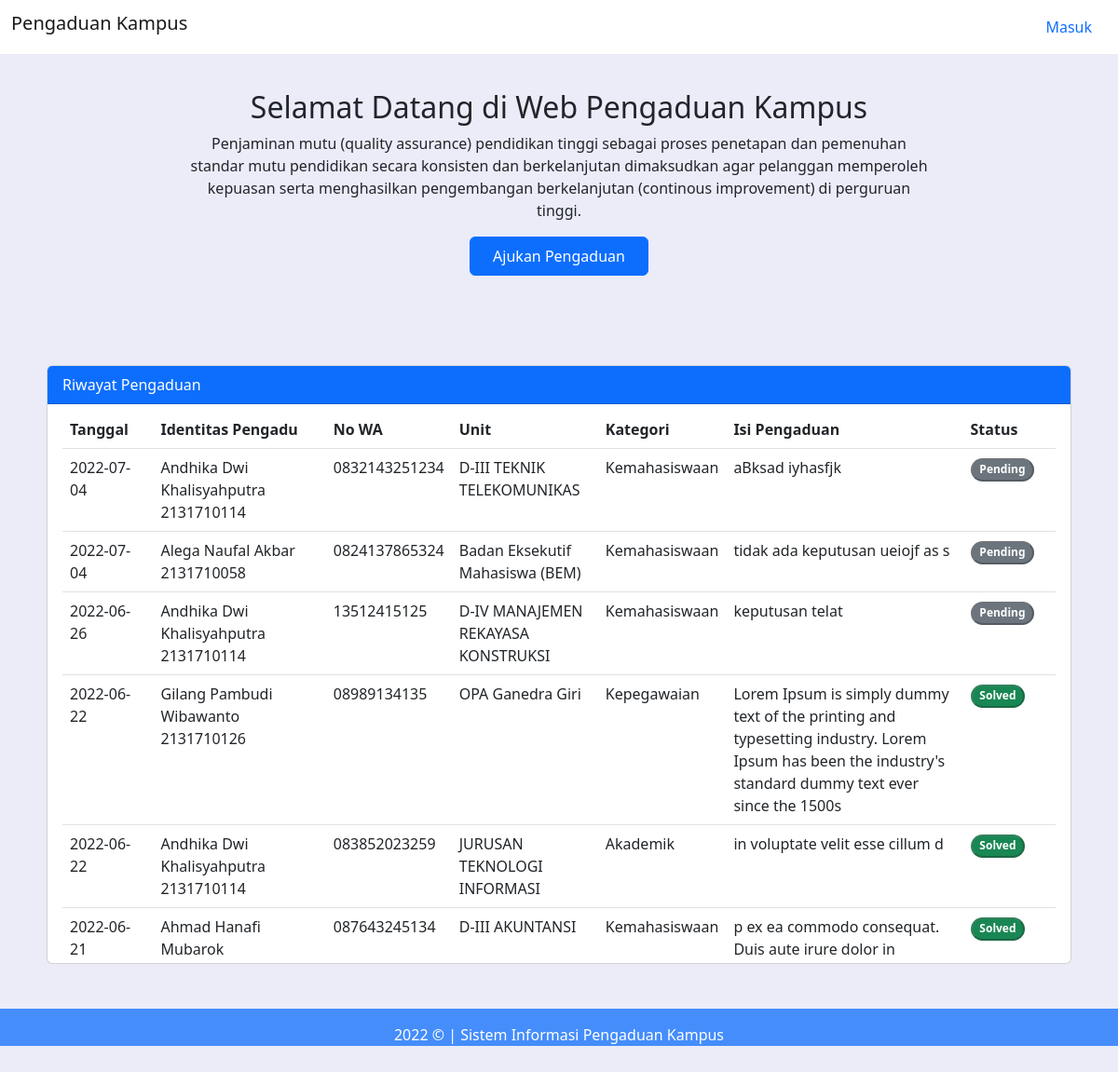
The page / on the database its author committed.
### tables this page shows
CREATE TABLE `mahasiswa` (
  `id_mahasiswa` int(11) NOT NULL,
  `nim` char(10) NOT NULL,
  `nama` varchar(50) NOT NULL,
  `no_wa` varchar(20) NOT NULL,
  `id_unit` int(11) NOT NULL,
  `id_kategori` int(11) NOT NULL,
  `isi_pengaduan` varchar(255) NOT NULL,
  `tanggal` date NOT NULL,
  `status` enum('Pending','Solved','','') NOT NULL
);

CREATE TABLE `unit` (
  `id_unit` int(11) NOT NULL,
  `nama_unit` varchar(50) NOT NULL
);

CREATE TABLE `kategori` (
  `id_kategori` int(11) NOT NULL,
  `nama_kategori` varchar(50) NOT NULL
);

### index.php (the view, shortened to what this page needs)
<?php
if (isset($_SESSION['username'])) {
   include 'inc_header.php';
} else {
   include 'index_header.php';
}
?>
<br><br>
<div class="container-fluid" style="width: 100%; height: 100%; margin: auto;">
   <br><br>
   <div class="card-body text-center" style="width: 800px; margin: auto;">
      <h2>Selamat Datang di Web Pengaduan Kampus</h2>
      <p>Penjaminan mutu (quality assurance) pendidikan tinggi sebagai proses penetapan dan pemenuhan standar mutu pendidikan secara konsisten dan berkelanjutan dimaksudkan agar pelanggan memperoleh kepuasan serta menghasilkan pengembangan berkelanjutan (continous improvement) di perguruan tinggi.</p>
      <a href=" isi_data.php"><button class="btn btn-primary px-4 py-2">Ajukan Pengaduan</button></a>
   </div>
   <br><br>
   <br><br>
</div>
<div class="col-sm-11" style="margin: auto;">
   <div class="card">
      <div class="card-header text-white bg-primary">
         Riwayat Pengaduan
      </div>
      <div class="card-body tableFixHead padding">
         <table class="table">
            <colgroup>
               <col span="1" style="width: 10%;">
               <col span="1" style="width: 20%;">
               <col span="1" style="width: 10%;">
               <col span="1" style="width: 15%;">
               <col span="1" style="width: 5%;">
               <col span="1" style="width: 30%;">
               <col span="1" style="width: 10%;">
            </colgroup>
            <thead>
               <tr>
                  <th scope="col">Tanggal</th>
                  <th scope="col">Identitas Pengadu</th>
                  <th scope="col">No WA</th>
                  <th scope="col">Unit</th>
                  <th scope="col">Kategori</th>
                  <th scope="col">Isi Pengaduan</th>
                  <th scope="col">Status</th>
               </tr>
            </thead>
            <tbody>
               <?php
               include 'koneksi.php';
               $sql = mysqli_query($koneksi, "SELECT * FROM mahasiswa, unit, kategori WHERE mahasiswa.id_unit = unit.id_unit AND mahasiswa.id_kategori = kategori.id_kategori ORDER BY mahasiswa.id_mahasiswa DESC");
               while ($data = mysqli_fetch_array($sql)) {
                  echo "<tr>";
                  echo "<td>" . $data['tanggal'] . "</td>";
                  echo "<td>" . $data['nama'] . "<br>" . $data['nim'] . "</td>";
                  echo "<td>" . $data['no_wa'] . "</td>";
                  echo "<td>" . $data['nama_unit'] . "</td>";
                  echo "<td>" . $data['nama_kategori'] . "</td>";
                  echo "<td>" . $data['isi_pengaduan'] . "</td>";
                  if ($data['status'] == "Solved") {
                     echo "<td><button class='badge rounded-pill text-bg-success' disabled>Solved</button></td>";
                  } else if ($data['status'] == "Pending") {
                     echo "<td><button class='badge rounded-pill text-bg-secondary' disabled>Pending</button></td>";
                  }
               }; ?>
            </tbody>
         </table>
      </div>
   </div>
</div>
<br><br>
<?php
include "inc_footer.php";
?>

### index_header.php (shortened to what this page needs)
<!DOCTYPE html>
<html lang="en">
<head>
   <link rel="stylesheet" href="css/bootstrap.css">
</head>
<body style="background-color: #ebecf8;">
   <div id="app">
      <nav class="navbar navbar-expand-lg fixed-top" style="background-color: white;">
         <div class="container-fluid">
            <h1 class="navbar-brand" href="index.php">Pengaduan Kampus</h1>
            <ul class="nav nav-pills">
               <li class="nav-item">
                  <a class="nav-link" href="login.php">Masuk</a>
               </li>
            </ul>
         </div>
      </nav>

### inc_footer.php
</div>
</body>
<footer class="bg-primary bg-opacity-75 text-white pt-3">
   <p align="center">2022 &copy; | Sistem Informasi Pengaduan Kampus</p>
</footer>
</html>

### index_header.php (style rules this page uses)
.tableFixHead { overflow: auto; height: 600px; }
.tableFixHead thead th { position: sticky; top: 0; z-index: 1; }
.table thead tr th { background-color: white; border-collapse: collapse; padding-top: 15px; }
.padding { padding-top: 0; }

### rows shown on the page
mahasiswa: tanggal "2022-07-04", nama "Andhika Dwi Khalisyahputra", nim "2131710114", no_wa "0832143251234", id_unit.nama_unit "D-III TEKNIK TELEKOMUNIKAS", id_kategori.nama_kategori "Kemahasiswaan", isi_pengaduan "aBksad iyhasfjk", status "Pending"
mahasiswa: tanggal "2022-07-04", nama "Alega Naufal Akbar", nim "2131710058", no_wa "0824137865324", id_unit.nama_unit "Badan Eksekutif Mahasiswa (BEM)", id_kategori.nama_kategori "Kemahasiswaan", isi_pengaduan "tidak ada keputusan ueiojf as s", status "Pending"
mahasiswa: tanggal "2022-06-26", nama "Andhika Dwi Khalisyahputra", nim "2131710114", no_wa "13512415125", id_unit.nama_unit "D-IV MANAJEMEN REKAYASA KONSTRUKSI", id_kategori.nama_kategori "Kemahasiswaan", isi_pengaduan "keputusan telat", status "Pending"
mahasiswa: tanggal "2022-06-22", nama "Gilang Pambudi Wibawanto", nim "2131710126", no_wa "08989134135", id_unit.nama_unit "OPA Ganedra Giri", id_kategori.nama_kategori "Kepegawaian", isi_pengaduan "Lorem Ipsum is simply dummy text of the printing and typesetting industry. Lorem Ipsum has been the industry's standard dummy text ever since the 1500s", status "Solved"
mahasiswa: tanggal "2022-06-22", nama "Andhika Dwi Khalisyahputra", nim "2131710114", no_wa "083852023259", id_unit.nama_unit "JURUSAN TEKNOLOGI INFORMASI", id_kategori.nama_kategori "Akademik", isi_pengaduan "in voluptate velit esse cillum d", status "Solved"
mahasiswa: tanggal "2022-06-21", nama "Ahmad Hanafi Mubarok", no_wa "087643245134", id_unit.nama_unit "D-III AKUNTANSI", id_kategori.nama_kategori "Kemahasiswaan", isi_pengaduan "p ex ea commodo consequat. Duis aute irure dolor in…", status "Solved"
